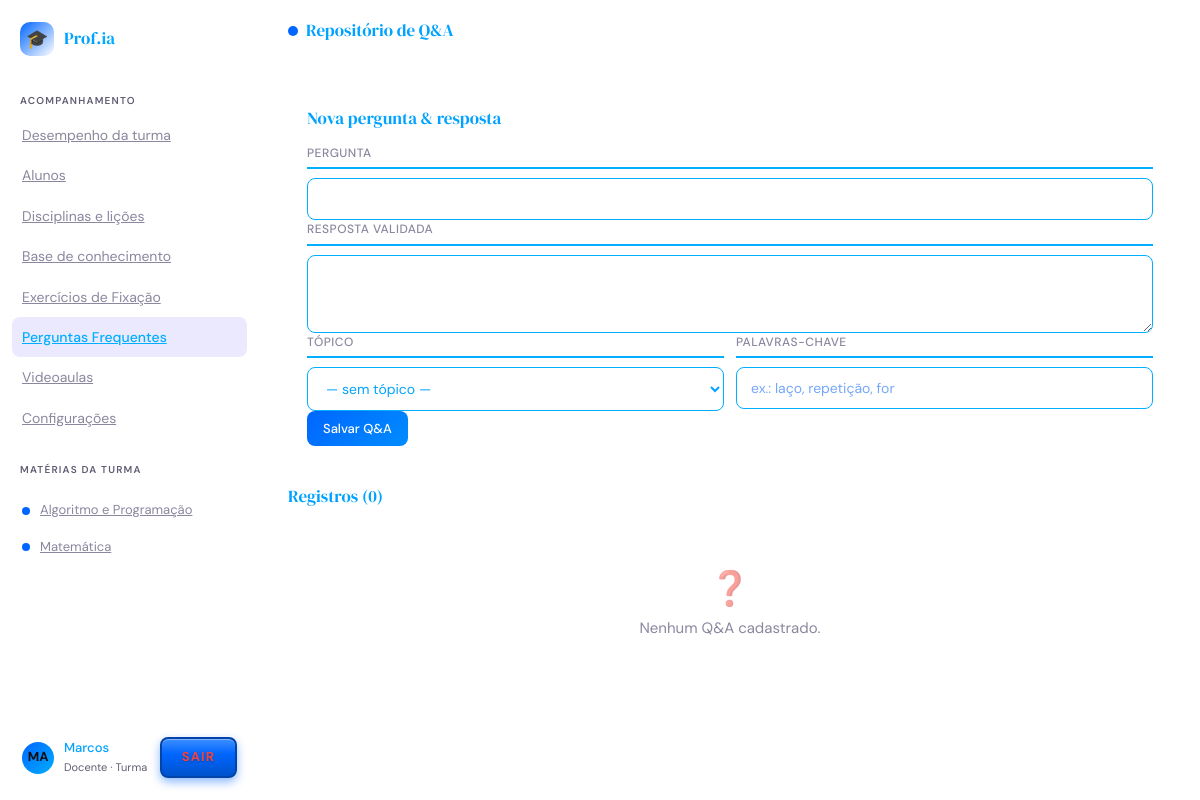
The page /professor/qa/ (signed in) on the database its author committed.
### src/frontend/app/models/disciplina.py (models this page shows, shortened)
class Disciplina(models.Model):
    nome = models.CharField("Nome", max_length=80, unique=True)
    descricao = models.TextField("Descricao", blank=True)
    icone = models.CharField("Icone", max_length=10, blank=True)
    cor_primaria = models.CharField(
        "Cor primaria",
        max_length=40,
        default="#1a73e8",
    )
    prompt_sistema = models.TextField(
        "Prompt do sistema",
        blank=True,
    )
    ordem = models.SmallIntegerField("Ordem", default=0)
    ativa = models.BooleanField("Ativa", default=True)
    criado_em = models.DateTimeField("Criado em", auto_now_add=True)
    class Meta:
        verbose_name = "Disciplina"
        verbose_name_plural = "Disciplinas"
        ordering = ["ordem", "nome"]

### src/frontend/app/models/usuarios.py (models this page shows, shortened)
class Usuario(AbstractUser):
    class Papel(models.TextChoices):
        ALUNO = "aluno", "Aluno"
        PROFESSOR = "professor", "Professor"
    papel = models.CharField(
        max_length=20,
        choices=Papel.choices,
        default=Papel.ALUNO,
        verbose_name="Papel",
        help_text="Define o tipo de acesso do usuário no sistema.",
    )
    primeiro_acesso = models.BooleanField(
        default=True,
        verbose_name="Primeiro acesso",
        help_text=(
            "Quando verdadeiro, o usuário é obrigado a trocar a senha "
            "no próximo login. Usado principalmente para professores "
            "cadastrados pelo administrador com senha temporária."
        ),
    )
    identificador_aluno = models.CharField(
        max_length=50,
        blank=True,
        null=True,
        unique=True,
        verbose_name="Identificador do aluno (Grupo 1)",
        help_text=(
            "Vínculo com o registro do aluno no backend do Grupo 1. "
            "Usado nas chamadas à API, por exemplo /api/desempenho/<id>/. "
            "Deixar em branco para professores."
        ),
    )
    class Tema(models.TextChoices):
        CLARO = "claro", "Claro"
        ESCURO = "escuro", "Escuro"
    tema = models.CharField(
        max_length=10,
        choices=Tema.choices,
        default=Tema.CLARO,
        verbose_name="Tema do site",
        help_text="Aparência escolhida pelo usuário (claro ou escuro).",
    )
    notificacoes_email = models.BooleanField(
        default=True,
        verbose_name="Notificações por e-mail",
        help_text="Receber avisos de novas conquistas, quizzes e atividades por e-mail.",
    )
    class Avatar(models.TextChoices):
        AZUL = "azul", "Azul"
        VERDE = "verde", "Verde"
        ROXO = "roxo", "Roxo"
        LARANJA = "laranja", "Laranja"
        ROSA = "rosa", "Rosa"
    avatar_cor = models.CharField(
        max_length=10,
        choices=Avatar.choices,
        default=Avatar.AZUL,
        verbose_name="Cor do avatar",
        help_text="Cor do círculo com as iniciais exibido na barra lateral.",
    )
    reduzir_animacoes = models.BooleanField(
        default=False,
        verbose_name="Reduzir animações",
        help_text="Desativa transições e animações da interface (acessibilidade).",
    )
    turma_nome = models.CharField(
        max_length=100,
        blank=True,
        default="",
        verbose_name="Turma (professor)",
        help_text="Nome da turma exibido no painel do professor.",
    )
    class Turno(models.TextChoices):
        MANHA = "manha", "Manhã"
        TARDE = "tarde", "Tarde"
        NOITE = "noite", "Noite"
        INTEGRAL = "integral", "Integral"
    turma_turno = models.CharField(
        max_length=10,
        choices=Turno.choices,
        blank=True,
        default="",
        verbose_name="Turno da turma (professor)",
    )
    turma_codigo = models.CharField(
        max_length=30,
        blank=True,
        default="",
        verbose_name="Código da turma (professor)",
        help_text="Código ou identificador interno da turma, se houver.",
    )
    disciplina_atual = models.ForeignKey(
        "app.Disciplina",
        null=True,
        blank=True,
        on_delete=models.SET_NULL,
        related_name="alunos",
        verbose_name="Disciplina atual",
        help_text="Disciplina à qual o aluno está vinculado.",
    )
    class Meta:
        db_table = "usuario"
        verbose_name = "Usuário"
        verbose_name_plural = "Usuários"
        ordering = ["username"]
    @property
    def eh_aluno(self) -> bool:
        return self.papel == self.Papel.ALUNO
    @property
    def eh_professor(self) -> bool:
        return self.papel == self.Papel.PROFESSOR

### src/frontend/app/views.py (the view, shortened to what this page needs)
# urls.py: path("professor/qa/", views.gestao_qa, name="gestao_qa"),
@professor_required
def gestao_qa(request):
    ctx = base_ctx(request, "qa")
    if not STI_OK:
        ctx.update({"registros": [], "topicos": []})
        return render(request, "professor/qa.html", ctx)
    ctx.update({
        "registros": list(RepositorioQA.objects.filter(ativo=True).select_related("topico")),
        "topicos": list(ConteudoAlgoritmos.objects.filter(ativo=True)),
    })
    return render(request, "professor/qa.html", ctx)

### src/frontend/app/views.py (called while the page is built)
def professor_required(view):
    @wraps(view)
    @login_required
    def wrapper(request, *args, **kwargs):
        if not request.user.eh_professor:
            messages.error(request, "Area exclusiva de professores.")
            return redirect("dashboard_aluno")
        return view(request, *args, **kwargs)
    return wrapper

def _iniciais(user):
    base = (user.first_name or user.username or "?").strip()
    partes = base.split()
    if len(partes) >= 2:
        return (partes[0][0] + partes[1][0]).upper()
    return base[:2].upper()

def base_ctx(request, active_nav):
    ctx = {
        "active_nav": active_nav,
        "disciplinas": list(Disciplina.objects.filter(ativa=True)),
        "avatar_iniciais": _iniciais(request.user),
        "avatar_cor": "linear-gradient(135deg,#0066ff,#00aeff)",
    }
    if request.user.eh_aluno:
        nivel = _nivel_do(request.user)
        total = nivel.xp_total + max(1, nivel.xp_proximo_nivel)
        ctx.update({
            "nivel": nivel,
            "xp_pct": min(100, int(nivel.xp_total * 100 / total)),
            "xp_faltante": nivel.xp_proximo_nivel,
            "proximo_nivel": nivel.nivel + 1,
        })
    else:
        ctx["turma_nome"] = request.user.turma_nome or "Turma"
    return ctx

### src/frontend/templates/professor/qa.html (shortened to what this page needs)
{% extends "base.html" %}
{% block page_title %}Repositório de Q&amp;A{% endblock %}
{% block body %}
<div class="panel-body">
  <div class="form-card">
    <div class="panel-section-head"><h3>Nova pergunta &amp; resposta</h3></div>
    <form method="post" action="{% url 'gestao_qa' %}">
      <div class="form-group">
        <label class="form-label">Pergunta</label>
        <input class="form-input" name="pergunta" required />
      </div>
      <div class="form-group">
        <label class="form-label">Resposta validada</label>
        <textarea class="form-input" name="resposta" rows="3" required></textarea>
      </div>
      <div class="grid-2">
        <div class="form-group">
          <label class="form-label">Tópico</label>
          <select class="form-input" name="topico">
            <option value="">— sem tópico —</option>
          </select>
        </div>
        <div class="form-group">
          <label class="form-label">Palavras-chave</label>
          <input class="form-input" name="palavras_chave" placeholder="ex.: laço, repetição, for" />
        </div>
      </div>
      <button class="btn btn-primary" type="submit">Salvar Q&amp;A</button>
    </form>
  </div>
  <div class="panel-section">
    <div class="panel-section-head"><h3>Registros ({{ registros|length }})</h3></div>
    {% for r in registros %}
    <div class="list-item" style="flex-direction:column;align-items:stretch;gap:4px;">
      <div class="li-title">{{ r.pergunta }}</div>
      <div class="tile-desc">{{ r.resposta }}</div>
      <div class="li-sub">{% if r.topico %}{{ r.topico.titulo }} · {% endif %}{{ r.palavras_chave }}</div>
    </div>
    {% empty %}
    <div class="empty"><div class="empty-ico">❓</div><p>Nenhum Q&amp;A cadastrado.</p></div>
    {% endfor %}
  </div>
</div>
{% endblock %}

### src/frontend/templates/base.html (shortened to what this page needs)
{% load static %}
<!DOCTYPE html>
<html lang="pt-BR" data-theme="{{ request.user.tema|default:'claro' }}">
<head>
<link rel="stylesheet" href="{% static 'css/app.css' %}" />
</head>
<body>
<div class="app visible" id="appShell">
  <aside class="sidebar">
    <div class="sidebar-logo">
      <div class="logo-icon">🎓</div>
      <div class="logo-text">Prof.<span>ia</span></div>
    </div>
    {% if request.user.eh_professor %}
    <div class="sidebar-section">
      <div class="sidebar-label">Acompanhamento</div>
      <a class="nav-item {% if active_nav == 'dashboard' %}active{% endif %}" href="{% url 'dashboard_professor' %}">Desempenho da turma</a>
      <a class="nav-item {% if active_nav == 'alunos' %}active{% endif %}" href="{% url 'cadastro_alunos' %}">Alunos</a>
      <a class="nav-item {% if active_nav == 'disciplinas' %}active{% endif %}" href="{% url 'gestao_disciplinas' %}">Disciplinas e lições</a>
      <a class="nav-item {% if active_nav == 'conteudo' %}active{% endif %}" href="{% url 'gestao_conteudo' %}">Base de conhecimento</a>
      <a class="nav-item {% if active_nav == 'quizzes' %}active{% endif %}" href="{% url 'gestao_quizzes' %}">Exercícios de Fixação</a>
      <a class="nav-item {% if active_nav == 'qa' %}active{% endif %}" href="{% url 'gestao_qa' %}">Perguntas Frequentes</a>
      <a class="nav-item {% if active_nav == 'videoaulas' %}active{% endif %}" href="{% url 'gestao_videoaulas' %}">Videoaulas</a>
      <a class="nav-item {% if active_nav == 'configuracoes' %}active{% endif %}" href="{% url 'configuracoes_professor' %}">Configurações</a>
    </div>
    {% endif %}
    <div class="sidebar-section" style="padding-bottom:8px;">
      <div class="sidebar-label">{% if request.user.eh_professor %}Matérias da turma{% else %}Matérias{% endif %}</div>
    </div>
    <div class="subjects-list">
      {% for d in disciplinas %}
      <a class="subject-item {% if d.id == disciplina_ativa_id %}active{% endif %}"
         href="{% if request.user.eh_professor %}{% url 'gestao_disciplinas' %}{% else %}{% url 'chat_aluno' %}?disciplina={{ d.id }}{% endif %}">
        <span class="subject-dot" style="background:{{ d.cor_primaria }}"></span>
        {{ d.nome }}
      </a>
      {% empty %}
      <div class="field-hint" style="padding:0 4px;">Nenhuma matéria cadastrada.</div>
      {% endfor %}
    </div>
    <div class="sidebar-footer">
      <div class="user-card">
        <div class="user-avatar-wrap">
          <div class="user-avatar" style="background:{{ avatar_cor|default:'linear-gradient(135deg,#4ade80,#22d3ee)' }}">{{ avatar_iniciais }}</div>
        </div>
        <div style="flex:1;min-width:0;">
          <div class="user-name">{{ request.user.first_name|default:request.user.username }}</div>
          {% if request.user.eh_professor %}
          <div class="user-level">Docente · {{ turma_nome|default:"Turma" }}</div>
          {% else %}
          <div class="user-level" id="sidebarNivelTxt">Nível {{ nivel.nivel|default:1 }} · {{ nivel.xp_total|default:0 }} XP</div>
          <div class="xp-bar"><div class="xp-fill" id="sidebarXpFill" style="width:{{ xp_pct|default:0 }}%"></div></div>
          {% endif %}
        </div>
        <a class="logout-btn" href="{% url 'sair' %}" title="Sair">Sair</a>
      </div>
    </div>
  </aside>
  <main class="main">
    {% block topbar %}
    <div class="topbar">
      <div class="topbar-subject">
        <div class="dot" style="background:var(--accent)"></div>
        <h2>{% block page_title %}Plataforma{% endblock %}</h2>
      </div>
    </div>
    {% endblock %}
    {% block body %}{% endblock %}
  </main>
</div>
</body>
</html>

### rows shown on the page
Disciplina: nome "Algoritmo e Programação"
Disciplina: nome "Matemática"
Usuario: user.first_name "Marcos"

### other values the page prints
{{ avatar_iniciais }} "MA"
{{ turma_nome|default:"Turma" }} "Turma"
{{ registros|length }} "0"
